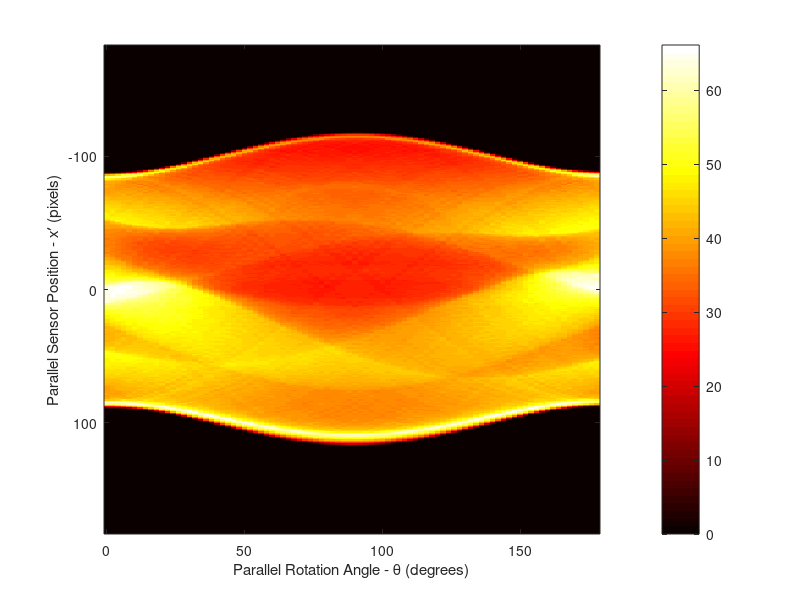

Source code (MATLAB): (Note: this script raises an error after producing the figure.)
P = phantom(256);
% imshow(P)
% improfile

theta1 = 0:2:178; 
[R1,xp_1] = radon(P,theta1); 
num_angles_R1 = size(R1,2);

%N_R1 = size(R1,1);

imagesc(theta1,xp_1,R1)
colormap(hot)
colorbar
xlabel('Parallel Rotation Angle - \theta (degrees)'); 
ylabel('Parallel Sensor Position - x\prime (pixels)');

output_size = max(size(P));

dtheta1 = theta1(2) - theta1(1);
I1 = iradon(R1,dtheta1,output_size);

figure
montage({I1},'Size',[1 3])
title(['Reconstruction from Parallel Beam Projection ' ...
    'with 18, 24, and 90 Projection Angles'])